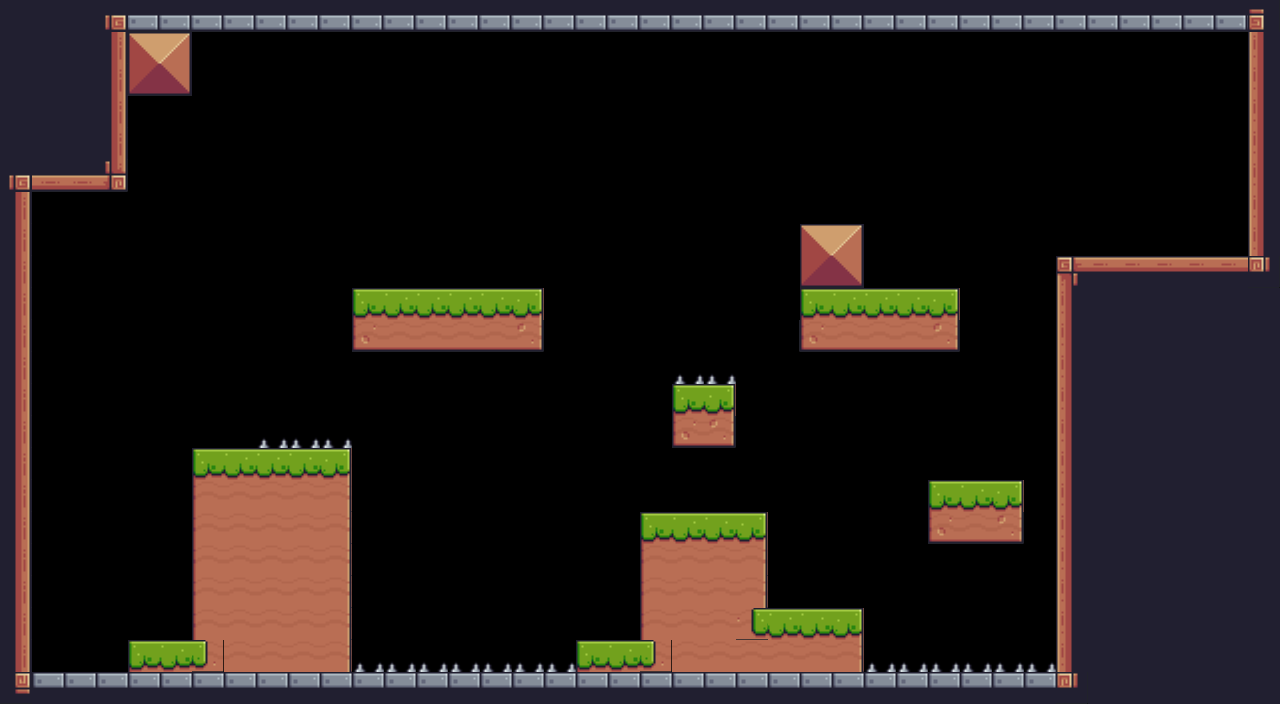

This is a level from a 2D game, rendered from its Tiled map with the project's own tilesets. A one-line summary and the complete map file follow:
An orthogonal 40x22 tile map with 32x32 px tiles, 1 tile layer (Calque de Tuiles 1), 2 tilesets and 24 objects (17x platform, 4x spike, rockHead, goal, blockHeadDetector).

<map version="1.5" tiledversion="1.6.0" orientation="orthogonal" renderorder="right-down" width="40" height="22" tilewidth="32" tileheight="32" infinite="0" nextlayerid="3" nextobjectid="25">
 <tileset firstgid="1" name="terrain" tilewidth="32" tileheight="32" tilecount="242" columns="22">
  <image source="terrain.png" width="704" height="352" />
 </tileset>
 <tileset firstgid="243" name="spike_idle" tilewidth="32" tileheight="32" tilecount="1" columns="1">
  <image source="spike_idle.png" width="32" height="32" />
 </tileset>
 <layer id="1" name="Calque de Tuiles 1" width="40" height="22">
  <data encoding="csv">
112,112,112,92,46,46,46,46,46,46,46,46,46,46,46,46,46,46,46,46,46,46,46,46,46,46,46,46,46,46,46,46,46,46,46,46,46,46,46,93,
112,112,112,113,36,37,0,0,0,0,0,0,0,0,0,0,0,0,0,0,0,0,0,0,0,0,0,0,0,0,0,0,0,0,0,0,0,0,0,111,
112,112,112,113,58,59,0,0,0,0,0,0,0,0,0,0,0,0,0,0,0,0,0,0,0,0,0,0,0,0,0,0,0,0,0,0,0,0,0,111,
112,112,112,113,0,0,0,0,0,0,0,0,0,0,0,0,0,0,0,0,0,0,0,0,0,0,0,0,0,0,0,0,0,0,0,0,0,0,0,111,
112,112,112,113,0,0,0,0,0,0,0,0,0,0,0,0,0,0,0,0,0,0,0,0,0,0,0,0,0,0,0,0,0,0,0,0,0,0,0,111,
92,134,134,135,0,0,0,0,0,0,0,0,0,0,0,0,0,0,0,0,0,0,0,0,0,0,0,0,0,0,0,0,0,0,0,0,0,0,0,111,
113,0,0,0,0,0,0,0,0,0,0,0,0,0,0,0,0,0,0,0,0,0,0,0,0,0,0,0,0,0,0,0,0,0,0,0,0,0,0,111,
113,0,0,0,0,0,0,0,0,0,0,0,0,0,0,0,0,0,0,0,0,0,0,0,0,36,37,0,0,0,0,0,0,0,0,0,0,0,0,111,
113,0,0,0,0,0,0,0,0,0,0,0,0,0,0,0,0,0,0,0,0,0,0,0,0,58,59,0,0,0,0,0,0,89,90,90,90,90,90,115,
113,0,0,0,0,0,0,0,0,0,0,7,8,8,8,8,9,0,0,0,0,0,0,0,0,7,8,8,8,9,0,0,0,111,112,112,112,112,112,112,
113,0,0,0,0,0,0,0,0,0,0,51,52,52,52,52,53,0,0,0,0,0,0,0,50,51,52,52,52,53,0,0,0,111,112,112,112,112,112,112,
113,0,0,0,0,0,0,0,0,0,0,0,0,0,0,0,0,0,0,0,0,243,243,0,0,0,0,0,0,0,0,0,0,111,112,112,112,112,112,112,
113,0,0,0,0,0,0,0,0,0,0,0,0,0,0,0,0,0,0,0,0,7,9,0,0,0,0,0,0,0,0,0,0,111,112,112,112,112,112,112,
113,0,0,0,0,0,0,0,243,243,243,0,0,0,0,0,0,0,0,0,0,51,53,0,0,0,0,0,0,0,0,0,0,111,112,112,112,112,112,112,
113,0,0,0,0,0,7,8,8,8,9,0,0,0,0,0,0,0,0,0,0,0,0,0,0,0,0,0,0,0,0,0,0,111,112,112,112,112,112,112,
113,0,0,0,0,0,29,30,30,30,31,0,0,0,0,0,0,0,0,0,0,0,0,0,0,0,0,0,0,7,8,9,0,111,112,112,112,112,112,112,
113,0,0,0,0,0,29,30,30,30,31,0,0,0,0,0,0,0,0,0,7,8,8,9,0,0,0,0,0,51,52,53,0,111,112,112,112,112,112,112,
113,0,0,0,0,0,29,30,30,30,31,0,0,0,0,0,0,0,0,0,29,30,30,31,0,0,0,0,0,0,0,0,0,111,112,112,112,112,112,112,
113,0,0,0,0,0,29,30,30,30,31,0,0,0,0,0,0,0,0,0,29,30,30,31,0,0,0,0,0,0,0,0,0,111,112,112,112,112,112,112,
113,0,0,0,0,0,29,30,30,30,31,0,0,0,0,0,0,0,0,0,29,30,30,32,8,8,9,0,0,0,0,0,0,111,112,112,112,112,112,112,
113,0,0,0,7,8,33,30,30,30,31,243,243,243,243,243,243,243,7,8,33,30,30,30,30,30,31,243,243,243,243,243,243,111,112,112,112,112,112,112,
114,2,2,2,2,2,2,2,2,2,2,2,2,2,2,2,2,2,2,2,2,2,2,2,2,2,2,2,2,2,2,2,2,115,112,112,112,112,112,112
</data>
 </layer>
 <objectgroup id="2" name="Calque d'Objets 1">
  <object id="1" type="platform" x="32" y="672" width="1024" height="32" />
  <object id="2" type="platform" x="128" y="640" width="64" height="32" />
  <object id="3" type="platform" x="192" y="448" width="160" height="224" />
  <object id="4" type="platform" x="640" y="512" width="128" height="160" />
  <object id="5" type="platform" x="768" y="608" width="96" height="64" />
  <object id="6" type="platform" x="928" y="480" width="96" height="64" />
  <object id="7" type="platform" x="800" y="288" width="160" height="64" />
  <object id="8" type="platform" x="800" y="224" width="64" height="64" />
  <object id="9" type="platform" x="352" y="288" width="192" height="64" />
  <object id="10" type="rockHead" x="416" y="32" width="64" height="64" />
  <object id="11" type="platform" x="576" y="640" width="64" height="32" />
  <object id="12" type="platform" x="672" y="384" width="64" height="64" />
  <object id="13" type="goal" x="1120" y="128" width="128" height="128" />
  <object id="14" type="platform" x="0" y="0" width="32" height="704" />
  <object id="15" type="platform" x="32" y="0" width="96" height="192" />
  <object id="16" type="platform" x="128" y="32" width="64" height="64" />
  <object id="17" type="platform" x="128" y="0" width="1120" height="32" />
  <object id="18" type="platform" x="1248" y="0" width="32" height="256" />
  <object id="19" type="platform" x="1056" y="256" width="224" height="448" />
  <object id="20" type="spike" x="256" y="432" width="96" height="16" />
  <object id="21" type="spike" x="352" y="656" width="224" height="16" />
  <object id="22" type="spike" x="672" y="368" width="64" height="16" />
  <object id="23" type="spike" x="864" y="656" width="192" height="16" />
  <object id="24" type="blockHeadDetector" x="352" y="224" width="192" height="64" />
 </objectgroup>
</map>